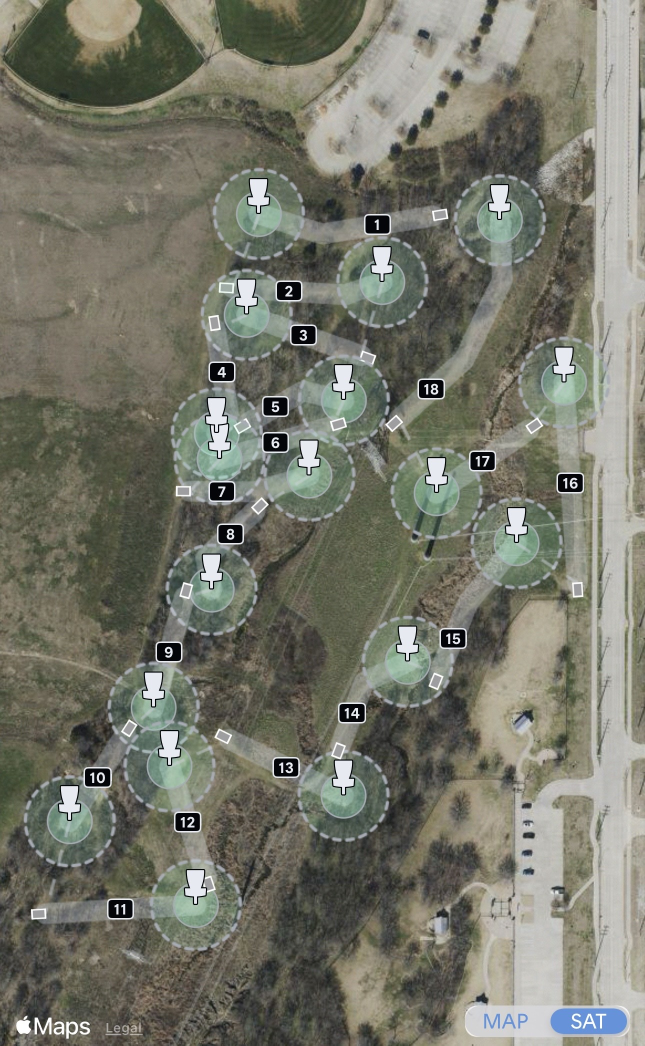
#> input picture old-stuff/resources/ribbon-reference/IMG_5641.jpg, 1290 x 2091 px, given in place of IMG_5641-ribbon-golden.png, which was not available (shown at 1/2 size)
$ python hole_path_anchor_experiments.py
#> lines starting #> are read from the running program, lines starting #| are printed output that depends on the picture; after the words box and inside, x2 and y2 are one past the last pixel; in counts of white or black regions, pixels touching at a corner belong together; pictures that were not available may be replaced by others from this repository, and a replacement may not be noted
#> in main, full_img is the input picture: PIL image 1290x2091 RGB; mean R, G, B 117.7, 118.6, 106
### old-stuff/scripts/cv-probes/hole_path_lowparam_fit.py
#!/usr/bin/env python3
"""Fresh hole-path (fairway corridor) probe: low-parameter centerline fit.

A from-scratch approach to per-hole path detection on the clean course map,
deliberately independent of the paused band-detection / badge-anchored
tracing probes (which it does not import or modify). Two ideas:

1. The UDisc fairway ribbon has no usable edges, but it DOES have a robust
   region signal: it composites translucent white, so ribbon pixels are
   brighter than their large-window local background. Evidence map =
   clip((L - boxmean(L, 41)) / 12, 0, 1) at 1/3 scale (LAB lightness).
   Chroma is not used: it is unreliable on this fixture (and the committed
   raster has the holes-1..3 golden annotation dots baked in, which
   contaminate chroma but not meaningfully lightness).

2. Hole-path geometry is extremely low-complexity -- a corridor edge is
   ~3 points, so a centerline is tee -> at most 2 interior bends -> basket.
   Instead of tracing pixels, fit that tiny parametric model directly:
   maximize the trimmed mean (top 80%, which shrugs off badge/icon
   occlusions) of evidence sampled along the polyline, minus a mild
   excess-length penalty. Coarse grid over the single-bend position, then
   hill-climb; a second bend is seeded by splitting the longer segment.
   More bends must beat the simpler model by a margin (0.025) to be kept.

Endpoints come from the committed IMG_5641 ground truth (tee/basket
detection is a separately solved problem: 18/18 in the static parser).

Usage:
  python3 scripts/cv-probes/hole_path_lowparam_fit.py --out /tmp/chainspot-hole-path

Writes: hole-paths.json (per hole: bend count, score, centerline in
source px, estimated corridor half-width), overlay.png, evidence.png, and
prints the golden-gutter containment metric for holes 1-3.
Dependencies: numpy, scipy, scikit-image, Pillow.
"""

from __future__ import annotations

import argparse
import json
from pathlib import Path

import numpy as np
from PIL import Image, ImageDraw
from scipy import ndimage as ndi
from skimage.color import rgb2lab

REPO = Path(__file__).resolve().parents[2]
SOURCE = REPO / "resources/ribbon-reference/IMG_5641-ribbon-golden.png"
GOLDEN = REPO / "resources/ribbon-reference/IMG_5641-ribbon-golden.json"

SCALE = 3           # work at 1/3 resolution
EVIDENCE_DL = 12.0  # LAB L units of local brightening that count as "full" ribbon
LENGTH_ALPHA = 0.2  # penalty per unit of excess length ratio
BEND_MARGIN = 0.025 # score gain a extra bend must provide

# Mirror of IMG_5641_GROUND_TRUTH in src/lib/autoAnnotation/courseGroundTruth.ts
# (hole, teeX, teeY, basketX, basketY) in source px.
HOLES = [
    (1, 884.8, 431.9, 520.9, 426.5), (2, 458.2, 572.4, 764.9, 561.3),
    (3, 736.6, 714.6, 495.1, 627.1), (4, 430.7, 644.5, 432.3, 863.9),
    (5, 491.6, 853.0, 685.3, 796.3), (6, 680.4, 850.5, 438.8, 914.8),
    (7, 368.7, 982.3, 618.8, 950.4), (8, 514.9, 1010.9, 423.5, 1176.3),
    (9, 372.6, 1181.8, 306.9, 1413.0), (10, 260.3, 1463.1, 138.4, 1640.6),
    (11, 73.6, 1827.7, 391.3, 1807.8), (12, 419.2, 1770.3, 339.1, 1531.1),
    (13, 446.9, 1473.0, 688.8, 1590.6), (14, 680.1, 1506.9, 816.6, 1323.7),
    (15, 875.2, 1361.8, 1034.4, 1084.9), (16, 1156.2, 1179.3, 1128.1, 763.7),
    (17, 1070.0, 852.8, 872.9, 986.6), (18, 788.6, 850.4, 1000.2, 438.4),
]


def evidence_map(full: Image.Image) -> np.ndarray:
    im = np.asarray(full.resize((full.width // SCALE, full.height // SCALE),
                                Image.LANCZOS)).astype(np.float32) / 255
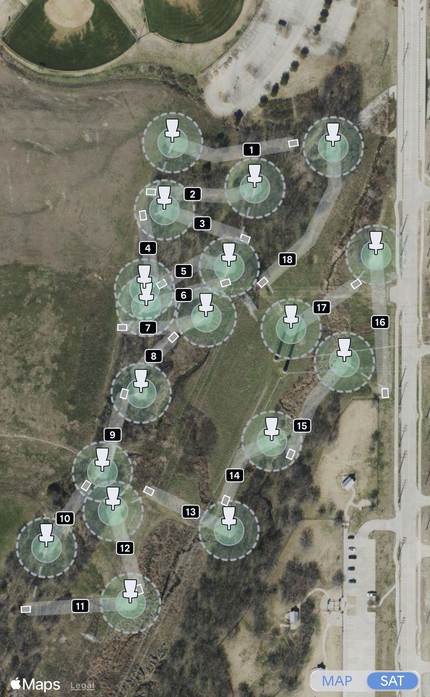
#> im: shape (697, 430, 3) float32; mean R, G, B 0.462, 0.465, 0.416
    lightness = rgb2lab(im)[..., 0]
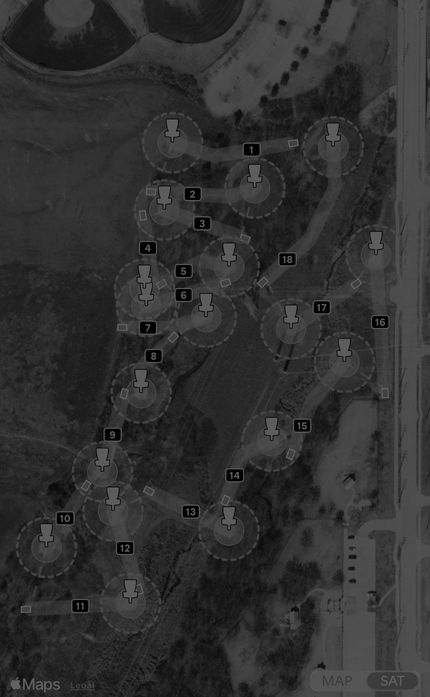
#> lightness: shape (697, 430) float32; min 0, max 100, mean 49
    d_l = lightness - ndi.uniform_filter(lightness, 41)
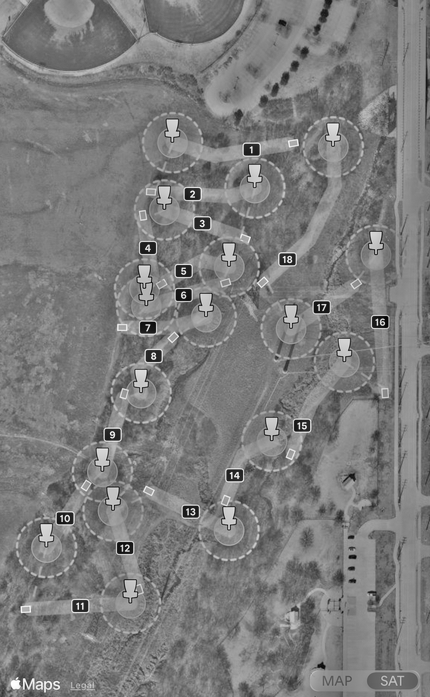
#> d_l: shape (697, 430) float32; min -57.79, max 60.75, mean 0; drawn with min black and max white
    return np.clip(d_l / EVIDENCE_DL, 0, 1)
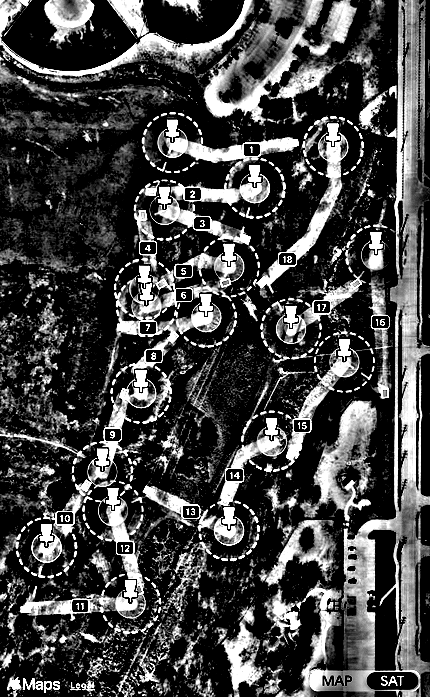
#> returned value: shape (697, 430) float32; min 0, max 1, mean 0.271


def sample(pts, step=2.0):
    out = []
    for (x0, y0), (x1, y1) in zip(pts, pts[1:]):
        n = max(2, int(np.hypot(x1 - x0, y1 - y0) / step))
        t = np.linspace(0, 1, n, endpoint=False)
        out.append(np.stack([x0 + (x1 - x0) * t, y0 + (y1 - y0) * t], 1))
    out.append(np.array([pts[-1]], float))
    return np.concatenate(out)


# [13 lines left out: function make_scorer, not called in this run]


def hill_climb(score, pts, movable, steps=(8, 4, 2, 1)):
    pts = [list(p) for p in pts]
    for st in steps:
        improved = True
        while improved:
            improved = False
            for i in movable:
                best, bp = score(pts), tuple(pts[i])
                for dx, dy in ((st, 0), (-st, 0), (0, st), (0, -st),
                               (st, st), (st, -st), (-st, st), (-st, -st)):
                    pts[i] = [bp[0] + dx, bp[1] + dy]
                    s = score(pts)
                    if s > best:
                        best, bp, improved = s, tuple(pts[i]), True
                pts[i] = list(bp)
    return pts, score(pts)


# [109 lines left out: functions fit_hole, half_width, golden_containment, main, not called in this run]


# [2 lines that do not run on import are left out]

### old-stuff/scripts/cv-probes/hole_path_anchor_experiments.py
#!/usr/bin/env python3
"""Anchor/mask experiments on top of the low-parameter hole-path fit.

Domain fact from the course author: UDisc places each hole's number badge ON
the fairway path, with a straight segment from the teepad center to the
badge center. Also: multiple bends are uncommon but not rare (hole 18 on
IMG_5641 is a real example), so all arms here allow up to 3 bends
(the baseline probe allowed 2).

Arms, sharing the evidence map and scorer of hole_path_lowparam_fit.py:

  baseline     tee -> basket fit, plain evidence (as committed, but K<=3)
  anchor       first segment FIXED tee -> badge center, then fit
               badge -> basket with 0..3 further bends
  mask         badge rectangles removed from the evidence (samples inside
               any badge box are excluded from scoring), tee -> basket fit
  mask+anchor  both of the above

Usage:
  python3 scripts/cv-probes/hole_path_anchor_experiments.py --out /tmp/chainspot-hole-path-exp

Writes per-arm results JSON, a 4-panel overlay contact sheet, and prints a
comparison table (per-hole bends/score, holes 1-3 golden containment).
"""

from __future__ import annotations

import argparse
import json
from pathlib import Path

import numpy as np
from PIL import Image, ImageDraw

import hole_path_lowparam_fit as base

BADGES = [  # mirror of courseGroundTruth.ts BADGES: (hole, xPx, yPx)
    (1, 754.5, 448.5), (2, 577.5, 582.0), (3, 606.5, 670.5), (4, 444.0, 744.0),
    (5, 550.5, 813.0), (6, 550.5, 884.5), (7, 444.0, 982.5), (8, 461.0, 1068.0),
    (9, 338.0, 1304.5), (10, 195.5, 1555.0), (11, 241.0, 1818.0),
    (12, 375.0, 1644.5), (13, 572.0, 1535.0), (14, 703.5, 1426.0),
    (15, 906.0, 1277.0), (16, 1140.0, 966.5), (17, 965.0, 922.0),
    (18, 862.5, 778.0),
]
BADGE_HALF_W, BADGE_HALF_H = 34, 24  # generous half-extents in source px
MAX_BENDS = 3


def make_scorer(ev, valid):
    """Like base.make_scorer but samples inside masked areas are excluded."""
    h, w = ev.shape

    def score(pts):
        p = base.sample(pts)
        xs = np.clip(p[:, 0].astype(int), 0, w - 1)
        ys = np.clip(p[:, 1].astype(int), 0, h - 1)
        keep = valid[ys, xs]
        v = ev[ys[keep], xs[keep]]
        if len(v) < 5:
            return -1.0
        v = np.sort(v)[int(0.2 * len(v)):]
        length = float(np.sum(np.hypot(np.diff(p[:, 0]), np.diff(p[:, 1]))))
        straight = max(np.hypot(pts[-1][0] - pts[0][0], pts[-1][1] - pts[0][1]), 1e-6)
        return float(v.mean()) - base.LENGTH_ALPHA * max(0.0, length / straight - 1.0)

    return score


def split_longest(pts):
    segs = [np.hypot(b[0] - a[0], b[1] - a[1]) for a, b in zip(pts, pts[1:])]
    i = int(np.argmax(segs))
    mid = [(pts[i][0] + pts[i + 1][0]) / 2, (pts[i][1] + pts[i + 1][1]) / 2]
    return pts[:i + 1] + [mid] + pts[i + 1:]


def fit(score, start, end, prefix=()):
    """Fit start->end with 0..MAX_BENDS interior bends; optional fixed prefix
    points (e.g. the tee when the anchor segment tee->badge is fixed)."""
    prefix = [list(p) for p in prefix]

    def full(pts):
        return prefix + pts

    cands = {0: ([list(start), list(end)], score(full([start, end])))}
    d = np.array([end[0] - start[0], end[1] - start[1]])
    length = max(np.hypot(*d), 1e-6)
    unit = d / length
    perp = np.array([-unit[1], unit[0]])
    best1 = None
    for t in np.linspace(0.25, 0.75, 7):
        for o in np.linspace(-0.45, 0.45, 15):
            mid = (np.array(start) + d * t + perp * o * length).tolist()
            s = score(full([start, mid, end]))
            if best1 is None or s > best1[1]:
                best1 = ([list(start), mid, list(end)], s)

    def climb(pts):
        movable = list(range(len(prefix) + 1, len(prefix) + len(pts) - 1))
        got, s = base.hill_climb(score, full(pts), movable)
        return got[len(prefix):], s

    cands[1] = climb(best1[0])
    for k in range(2, MAX_BENDS + 1):
        cands[k] = climb(split_longest(cands[k - 1][0]))

    k = 0
    for kk in range(1, MAX_BENDS + 1):
        if cands[kk][1] > cands[k][1] + base.BEND_MARGIN:
            k = kk
    pts, s = cands[k]
    return prefix + pts, k, s, {kk: round(v[1], 3) for kk, v in cands.items()}


def containment(results):
    if not base.GOLDEN.exists():
        return {}
    golden = json.loads(base.GOLDEN.read_text())
    src = golden["source"]
    out = {}
    for hole in golden["holes"]:
        poly = [(p["xPx"] / base.SCALE, p["yPx"] / base.SCALE) for p in hole["leftEdge"]] + \
               [(p["xPx"] / base.SCALE, p["yPx"] / base.SCALE) for p in reversed(hole["rightEdge"])]
        m = Image.new("1", (src["widthPx"] // base.SCALE, src["heightPx"] // base.SCALE))
        ImageDraw.Draw(m).polygon(poly, fill=1)
        m = np.asarray(m, bool)
        r = results[hole["number"]]
        p = base.sample([(x / base.SCALE, y / base.SCALE) for x, y in r["centerlinePx"]])
        xs = np.clip(p[:, 0].astype(int), 0, m.shape[1] - 1)
        ys = np.clip(p[:, 1].astype(int), 0, m.shape[0] - 1)
        out[hole["number"]] = round(float(m[ys, xs].mean()), 3)
    return out


def main():
    ap = argparse.ArgumentParser()
    ap.add_argument("--out", default="/tmp/chainspot-hole-path-exp")
    ap.add_argument("--final", action="store_true",
                    help="run only the tuned mask+anchor variant: evidence "
                         "saturated at dL/4 and bend margin 0.05, which fits "
                         "all known-straight holes (3, 9-13, 16, 17) with 0 "
                         "bends while keeping the unambiguous bends (5, 8, 18)")
    args = ap.parse_args()
    if args.final:
        base.EVIDENCE_DL = 4.0
        base.BEND_MARGIN = 0.05
    out = Path(args.out)
    out.mkdir(parents=True, exist_ok=True)

    full_img = Image.open(base.SOURCE).convert("RGB")
    ev = base.evidence_map(full_img)
    h, w = ev.shape
    badge_mask = np.zeros((h, w), bool)
    badge_at = {n: (x, y) for n, x, y in BADGES}
    for _, bx, by in BADGES:
        x0 = max(0, int((bx - BADGE_HALF_W) / base.SCALE))
        x1 = min(w, int((bx + BADGE_HALF_W) / base.SCALE) + 1)
        y0 = max(0, int((by - BADGE_HALF_H) / base.SCALE))
        y1 = min(h, int((by + BADGE_HALF_H) / base.SCALE) + 1)
        badge_mask[y0:y1, x0:x1] = True
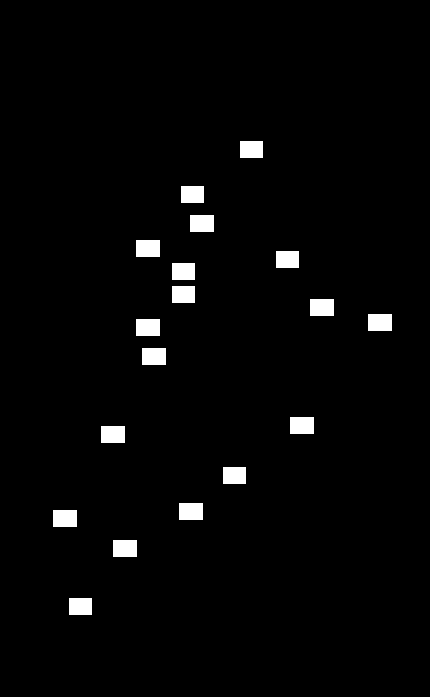
#> badge_mask: shape (697, 430) bool; 2.4% white; 18 white regions, largest, box (x1, y1, x2, y2) and area: (190, 215, 214, 232) 408, (136, 240, 160, 257) 408, (310, 299, 334, 316) 408

    plain = make_scorer(ev, np.ones((h, w), bool))
    masked = make_scorer(ev, ~badge_mask)
    if args.final:
        arms = {"mask+anchor": (masked, True)}
    else:
        arms = {
            "baseline": (plain, False),
            "anchor": (plain, True),
            "mask": (masked, False),
            "mask+anchor": (masked, True),
        }

    all_results = {}
    for arm, (score, anchored) in arms.items():
        results = {}
        for n, tx, ty, bx, by in base.HOLES:
            tee = (tx / base.SCALE, ty / base.SCALE)
            basket = (bx / base.SCALE, by / base.SCALE)
            if anchored:
                nx, ny = badge_at[n]
                badge = (nx / base.SCALE, ny / base.SCALE)
                pts, k, s, ks = fit(score, badge, basket, prefix=[tee])
            else:
                pts, k, s, ks = fit(score, tee, basket)
            results[n] = dict(
                bends=k, score=round(s, 3), scoresByK=ks,
                centerlinePx=[[round(x * base.SCALE, 1), round(y * base.SCALE, 1)]
                              for x, y in pts])
        results_by_hole = {n: r for n, r in results.items()}
        cont = containment(results_by_hole)
        for n, c in cont.items():
            results[n]["goldenContainment"] = c
        all_results[arm] = results
        print(f"[{arm}] golden containment 1-3: "
              f"{' '.join(f'{n}:{100*c:.1f}%' for n, c in cont.items())}")

    # comparison table
    header = "| hole | " + " | ".join(f"{a} bends/score" for a in arms) + " |"
    print(header)
    print("|" + "---|" * (len(arms) + 1))
    for n, *_ in base.HOLES:
        row = [f"| {n} "]
        for arm in arms:
            r = all_results[arm][n]
            row.append(f"| {r['bends']}/{r['score']:.3f} ")
        print("".join(row) + "|")

    (out / "experiments.json").write_text(json.dumps(all_results, indent=1) + "\n")

    panels = []
    for arm in arms:
        img = full_img.copy()
        d = ImageDraw.Draw(img)
        if "mask" in arm:
            for _, bx, by in BADGES:
                d.rectangle([bx - BADGE_HALF_W, by - BADGE_HALF_H,
                             bx + BADGE_HALF_W, by + BADGE_HALF_H],
                            outline=(0, 200, 255), width=2)
        for n, r in all_results[arm].items():
            pts = [tuple(p) for p in r["centerlinePx"]]
            d.line(pts, fill=(255, 60, 0), width=5)
            for x, y in pts[1:-1]:
                d.ellipse([x - 7, y - 7, x + 7, y + 7], outline=(255, 255, 0), width=3)
        img = img.resize((img.width // 2, img.height // 2))
        panels.append((arm, img))
#> this loop made 4 passes
#> pass 3, in main, `img = img.resize((img.width // 2, img.height // 2))`:
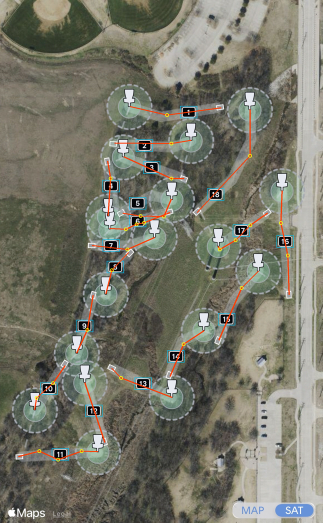
#> img: PIL image 645x1045 RGB (shown at 1/2 size); mean R, G, B 118.5, 118.2, 105.1

    pw, ph = panels[0][1].size
    sheet = Image.new("RGB", (2 * pw + 18, 2 * (ph + 18) + 6), (18, 18, 18))
#> sheet: PIL image 1308x2132 RGB; every value is 18
    d = ImageDraw.Draw(sheet)
    for i, (name, img) in enumerate(panels):
        r, c = divmod(i, 2)
        x, y = 6 + c * (pw + 6), 6 + r * (ph + 18)
        d.text((x + 2, y + 2), name, fill=(240, 240, 240))
        sheet.paste(img, (x, y + 16))
#> this loop made 4 passes
#> name on passes 1 to 4: 'baseline', 'anchor', 'mask', 'mask+anchor'
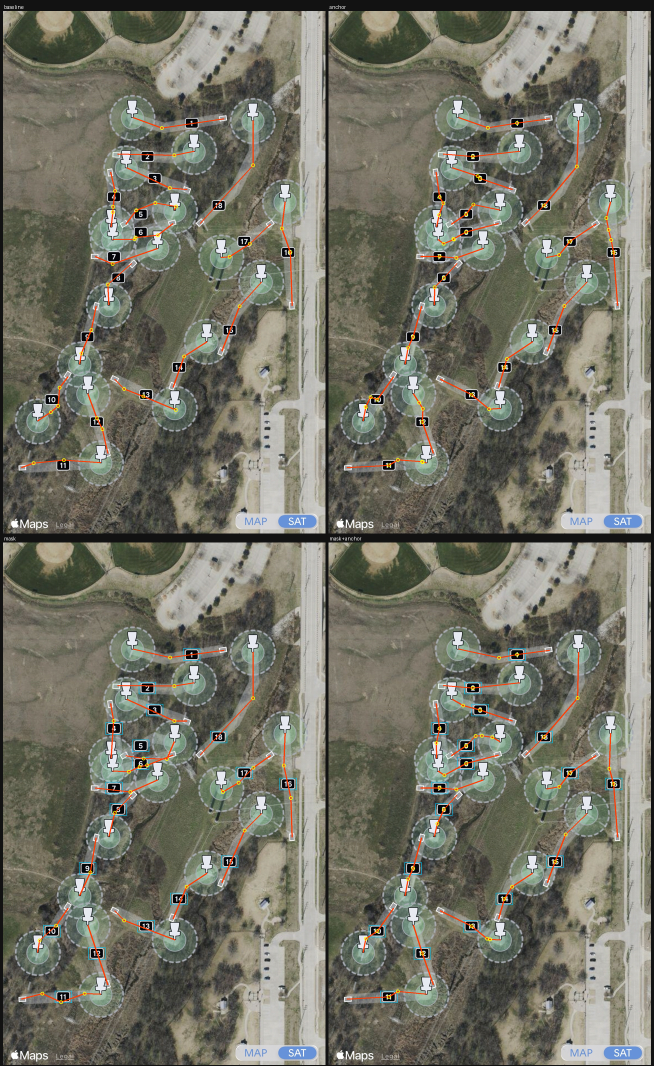
#> sheet: PIL image 1308x2132 RGB (shown at 1/2 size); mean R, G, B 115.4, 114.8, 102
    sheet.save(out / "experiments-contact-sheet.png")
    print(f"wrote {out}/experiments.json, experiments-contact-sheet.png")


if __name__ == "__main__":
    main()
